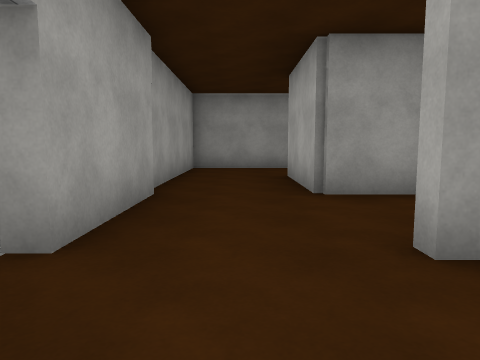
[1] (above)

19 first-person views from a walk through a Unity game level. The camera is 1.3 m above the floor, tilts 6° down and sees 70° across. The floor is counted in squares, 2 m on a side. Each view is taken from the middle of a square. On the plan, view 1 faces up. The plan holds only what a view shows up to about 10 squares ahead; the rest is blank. The place goes on beyond the plan. The player character is not drawn. Door leaves are left out, so doorways stand open. Surface patterns are stand-ins for the level's own textures.

[2]
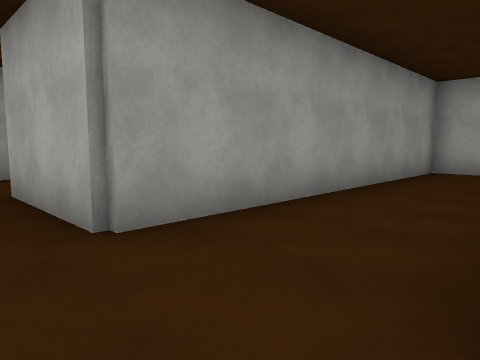

[3]
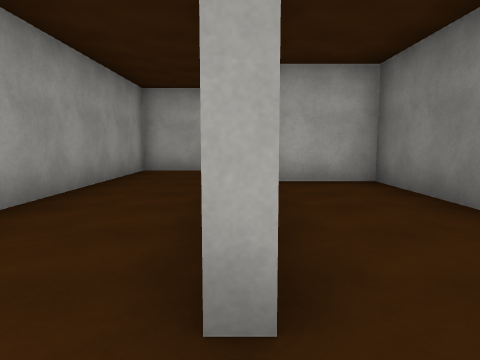

[4]
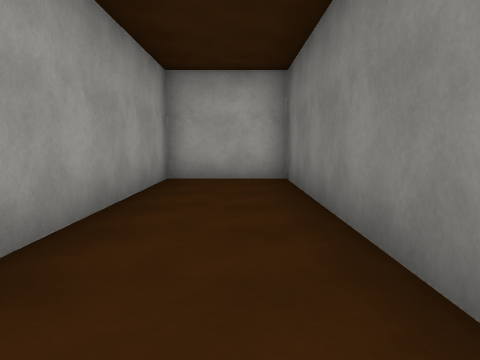

[5]
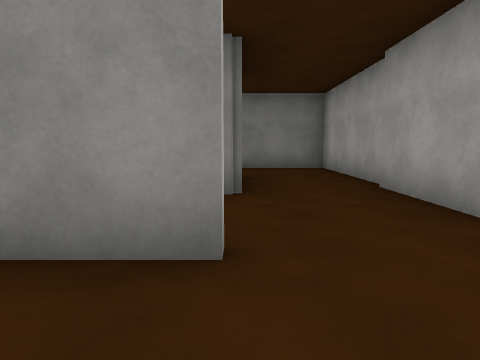

[6]
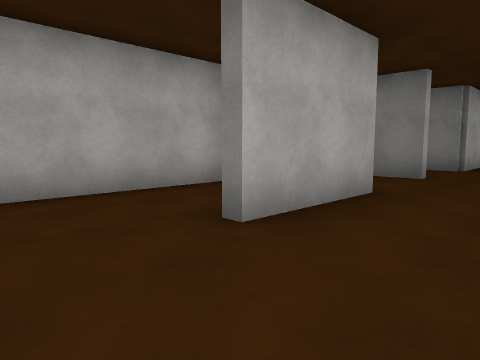

[7]
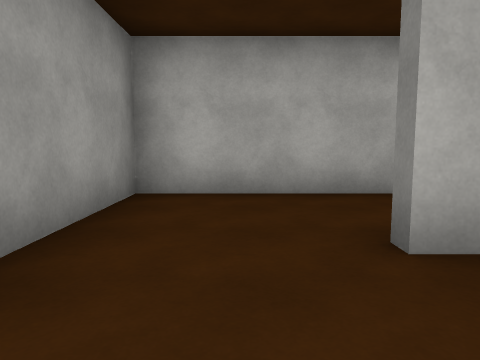

[8]
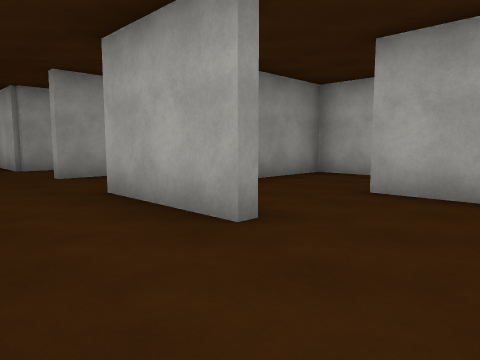

[9]
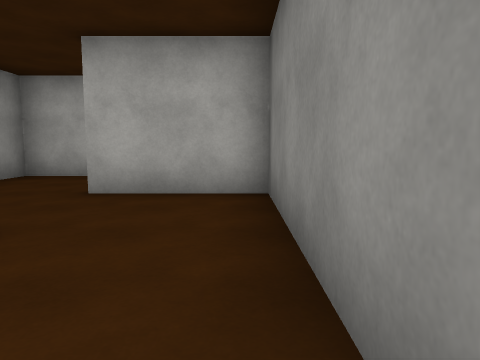

[10]
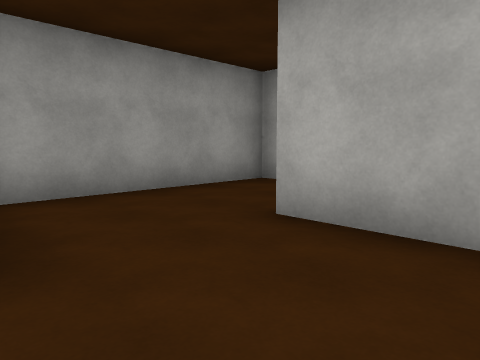

[11]
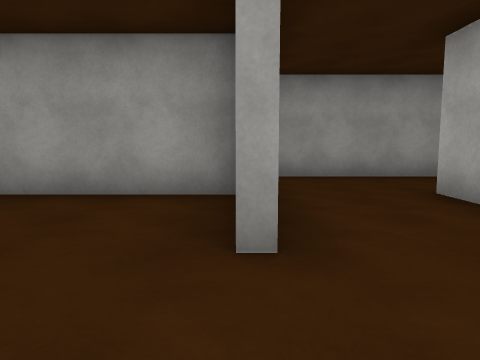

[12]
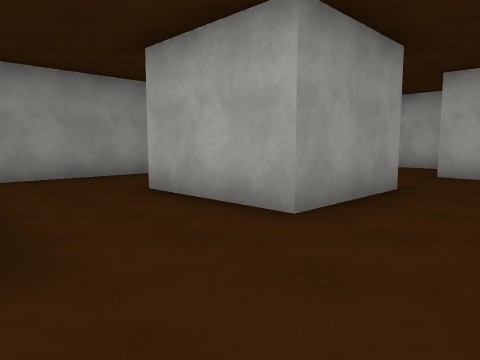

[13]
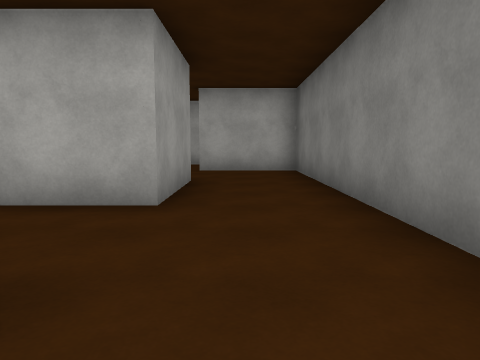

[14]
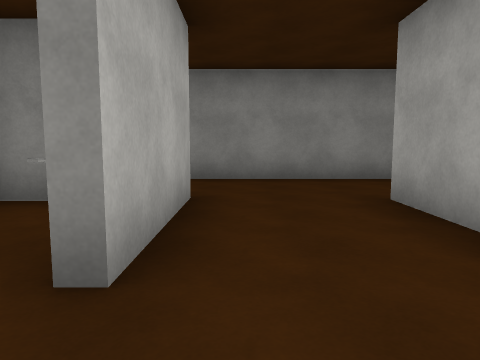

[15]
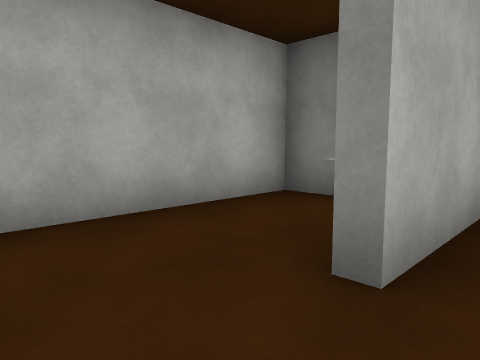

[16]
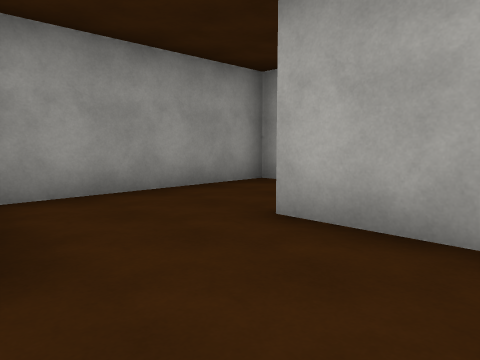

[17]
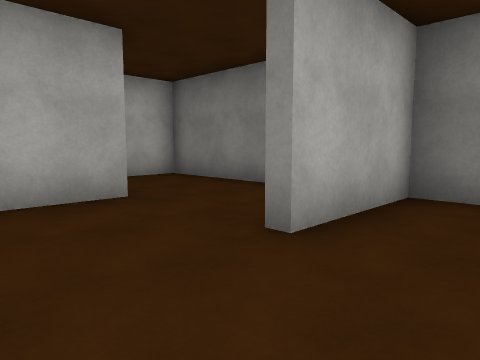

[18]
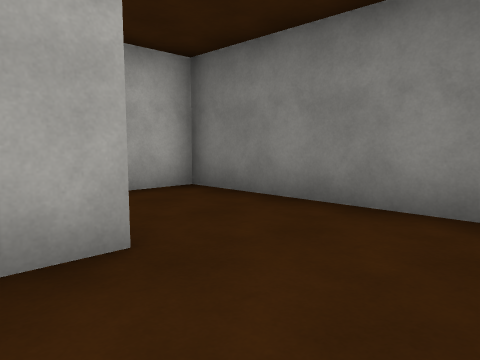

[19]
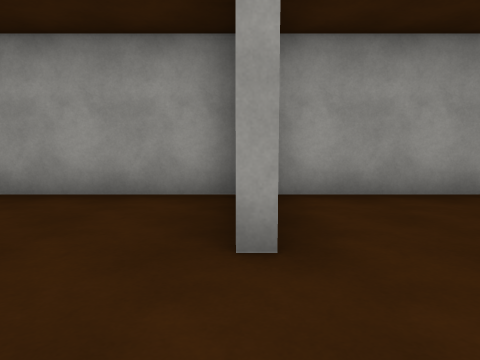

### Floor plan
Ten units are one square. View 1 is at (0, 0); x grows to the right and y downward. Boxes are objects, and circles mark ways between rooms. Rooms are numbered by the first view taken in them; rooms with no view inside come last. Other rooms are left out.
<svg viewBox="-19 -99 215 158">
<path fill="none" stroke="#000" d="M21 -19 10 -19M32 5 60 5 60 -14M10 15 10 5 19 5M-11 -10 -11 12M10 -21 86 -21 86 -44 10 -44M-11 -45 -11 -19M6 -94 -14 -94M-11 -94 -11 -50M10 -44 10 -70M10 30 10 15M-11 15 -11 54M-14 54 35 54 35 30M35 6 18 6M60 20 60 6 35 6M51 54 135 54 135 30M111 30 86 30M62 15 62 30M85 -19 68 -19M86 30 86 5M135 6 118 6M160 30 160 6 135 6M145 54 185 54 185 42M191 6 164 6M35 -49 35 -94 6 -94M100 -19 85 -19M101 29 110 29 110 -5"/>
<rect x="95" y="15" width="10" height="10" fill="#bbb"><title>other object</title></rect>
<circle cx="-10" cy="-15" r="3" fill="#2a7"/>
<circle cx="5" cy="-20" r="3" fill="#2a7"/>
<circle cx="0" cy="20" r="3" fill="#2a7"/>
<circle cx="0" cy="-40" r="3" fill="#2a7"/>
<circle cx="10" cy="-85" r="3" fill="#2a7"/>
<circle cx="40" cy="15" r="3" fill="#2a7"/>
<circle cx="75" cy="15" r="3" fill="#2a7"/>
<circle cx="125" cy="30" r="3" fill="#2a7"/>
<circle cx="90" cy="-5" r="3" fill="#2a7"/>
<circle cx="140" cy="15" r="3" fill="#2a7"/>
<text x="20" y="-10">1</text>
<text x="40" y="-30">2</text>
<text x="0" y="-70">3</text>
<text x="10" y="30">4</text>
<text x="80" y="40">5</text>
<text x="70" y="0">6</text>
<text x="120" y="20">7</text>
<text x="160" y="30">8</text>
<text x="20" y="-80">9</text>
<text x="100" y="0">10</text>
</svg>
Room 1 opens to room 2. Room 1 opens to room 4. Room 2 opens to room 3. Room 3 opens to room 9. Room 4 opens to room 5. Room 5 opens to room 6. Room 5 opens to room 7. Room 6 opens to room 10. Room 7 opens to room 8.

Where each view was taken, in squares from view 1:
view 1: 0 up, 0 right, facing up
view 2: 2 up, 0 right, facing up-right
view 3: 2 up, 0 right, facing right
view 4: 3 up, 2 right, facing right
view 5: 4 up, 1 right, facing down
view 6: 9 up, 1 left, facing down-right
view 7: 8 up, 1 left, facing right
view 8: 5 down, 1 left, facing up-right
view 9: 5 down, 1 left, facing right
view 10: 5 down, 1 right, facing up-right
view 11: 5 down, 6 right, facing up
view 12: 5 down, 6 right, facing up-right
view 13: 4 down, 5 right, facing right
view 14: 1 up, 8 right, facing down
view 15: 1 up, 8 right, facing down-right
view 16: 5 down, 11 right, facing up-right
view 17: 1 down, 12 right, facing down-right
view 18: 2 down, 14 right, facing down-right
view 19: 5 down, 16 right, facing up
